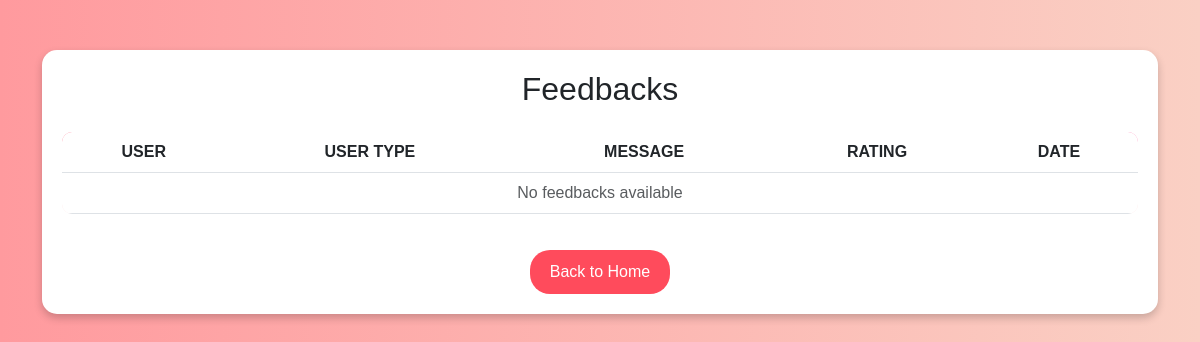
/home/viewfeedback/ (signed in), run on an earlier commit of the app's database.
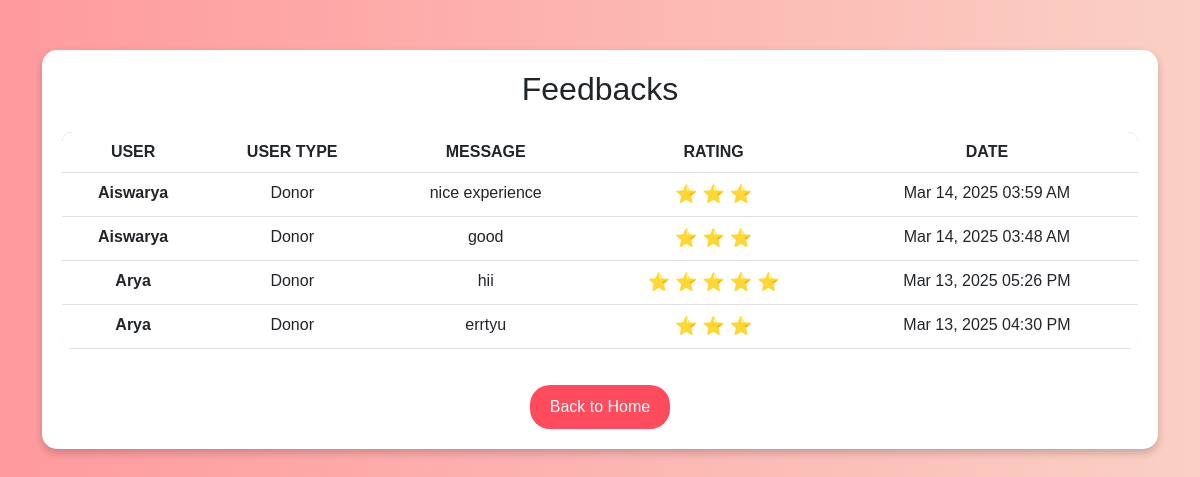
And on a later commit of the database.
### home/models.py (models this page shows, shortened)
class Feedback(models.Model):
    USER_TYPES = [
        ('donor', 'Donor'),
        ('organization', 'Organization'),
    ]
    RATING_CHOICES = [(i, f"{i} ⭐") for i in range(1, 6)]  # 1 to 5 stars
    user = models.ForeignKey(User, on_delete=models.CASCADE)
    user_type = models.CharField(max_length=20, choices=USER_TYPES)
    message = models.TextField()
    rating = models.IntegerField(choices=RATING_CHOICES, default=5)  # Default 5 stars
    created_at = models.DateTimeField(auto_now_add=True)

### home/views.py (the view)
# urls.py: path('viewfeedback/', views.viewfeedback, name='viewfeedback'),
@login_required
def viewfeedback(request):
    if not request.user.is_superuser:  # Only admin can view
        return redirect('home')
    feedbacks = Feedback.objects.all().order_by('-created_at')
    return render(request, 'viewfeedback.html', {'feedbacks': feedbacks})

### templates/viewfeedback.html (shortened to what this page needs)
<!DOCTYPE html>
<html lang="en">
<head>
    <link href="https://cdn.jsdelivr.net/npm/bootstrap@5.3.0/dist/css/bootstrap.min.css" rel="stylesheet">
</head>
<body>
<div class="container">
    <div class="feedback-card">
        <h2 class="text-center text-dark mb-4">Feedbacks</h2>
        <table class="table table-hover text-center">
            <thead>
                <tr>
                    <th>User</th>
                    <th>User Type</th>
                    <th>Message</th>
                    <th>Rating</th>
                    <th>Date</th>
                </tr>
            </thead>
            <tbody>
                {% for feedback in feedbacks %}
                <tr>
                    <td><strong>{{ feedback.user.username }}</strong></td>
                    <td>{{ feedback.get_user_type_display }}</td>
                    <td>{{ feedback.message }}</td>
                    <td class="star-rating">
                        {% for _ in ""|rjust:feedback.rating %} ⭐ {% endfor %}
                    </td>
                    <td>{{ feedback.created_at|date:"M d, Y h:i A" }}</td>
                </tr>
                {% empty %}
                <tr>
                    <td colspan="5" class="text-muted">No feedbacks available</td>
                </tr>
                {% endfor %}
            </tbody>
        </table>
        <div class="text-center">
            <a href="{% url 'admindashboard' %}" class="btn btn-home">Back to Home</a>
        </div>
    </div>
</div>
</body>
</html>

What changed in the data, as far as the page shows it:
added Feedback: user.username "Aiswarya", user_type "Donor", message "nice experience", rating 3 (drawn), created_at "Mar 14, 2025 03:59 AM"
added Feedback: user.username "Aiswarya", user_type "Donor", message "good", rating 3 (drawn), created_at "Mar 14, 2025 03:48 AM"
added Feedback: user.username "Arya", user_type "Donor", message "hii", rating 5 (drawn), created_at "Mar 13, 2025 05:26 PM"
added Feedback: user.username "Arya", user_type "Donor", message "errtyu", rating 3 (drawn), created_at "Mar 13, 2025 04:30 PM"
Also different on the page:
text no longer shown: "No feedbacks available"
